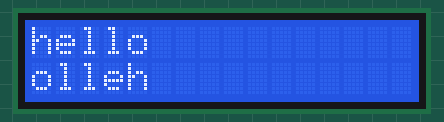
The program below on a simulated Raspberry Pi (BCM pin numbers). On the bench: 16×2 character LCD.

Above: at 0.1 s.
At 1.2 s:
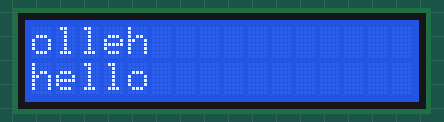

Measured:
- what the display in image 0 shows lasts 1.0 s, from 0.1 s to 1.1 s
- what the display in image 1 shows lasts 1.1 s, from 1.1 s to 2.2 s

The program:

LCD1062.py
```python
import smbus
from time import sleep

def delay(time):
    sleep(time/1000.0)

def delayMicroseconds(time):
    sleep(time/1000000.0)


class Screen():

    enable_mask = 1<<2
    rw_mask = 1<<1
    rs_mask = 1<<0
    backlight_mask = 1<<3

    data_mask = 0x00

    def __init__(self, cols = 16, rows = 2, addr=0x27, bus=1):
        self.cols = cols
        self.rows = rows
        self.bus_num = bus
        self.bus = smbus.SMBus(self.bus_num)
        self.addr = addr
        self.display_init()

    def enable_backlight(self):
        self.data_mask = self.data_mask|self.backlight_mask

    def disable_backlight(self):
        self.data_mask = self.data_mask& ~self.backlight_mask

    def display_data(self, *args):
        self.clear()
        for line, arg in enumerate(args):
            self.cursorTo(line, 0)
            self.println(arg[:self.cols].ljust(self.cols))

    def cursorTo(self, row, col):
        offsets = [0x00, 0x40, 0x14, 0x54]
        self.command(0x80|(offsets[row]+col))

    def clear(self):
        self.command(0x10)

    def println(self, line):
        for char in line:
            self.print_char(char)

    def print_char(self, char):
        char_code = ord(char)
        self.send(char_code, self.rs_mask)

    def display_init(self):
        delay(1.0)
        self.write4bits(0x30)
        delay(4.5)
        self.write4bits(0x30)
        delay(4.5)
        self.write4bits(0x30)
        delay(0.15)
        self.write4bits(0x20)
        self.command(0x20|0x08)
        self.command(0x04|0x08, delay=80.0)
        self.clear()
        self.command(0x04|0x02)
        delay(3)

    def command(self, value, delay = 50.0):
        self.send(value, 0)
        delayMicroseconds(delay)

    def send(self, data, mode):
        self.write4bits((data & 0xF0)|mode)
        self.write4bits((data << 4)|mode)

    def write4bits(self, value):
        value = value & ~self.enable_mask
        self.expanderWrite(value)
        self.expanderWrite(value | self.enable_mask)
        self.expanderWrite(value)

    def expanderWrite(self, data):
        self.bus.write_byte_data(self.addr, 0, data|self.data_mask)


if __name__ == "__main__":
    screen = Screen(bus=1, addr=0x27, cols=16, rows=2)
    line = "hello"
    screen.enable_backlight()
    while True:
        screen.display_data(line, line[::-1])
        sleep(1)
        screen.display_data(line[::-1], line)
        sleep(1)
```
